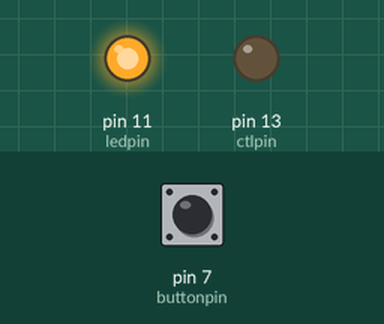
Recording of a sketch running on a simulated Arduino Uno, built with avr-gcc and run on an emulated ATmega328P. Parts: output pins drawn as LEDs (lit = HIGH). The test bench sets the inputs (shaded band); at power-on: pin 7 (buttonpin) HIGH.

Above: at 1.2 s.
1.3 s: pin 7 (buttonpin) pulled LOW for 0.15 s
At 1.37 s:
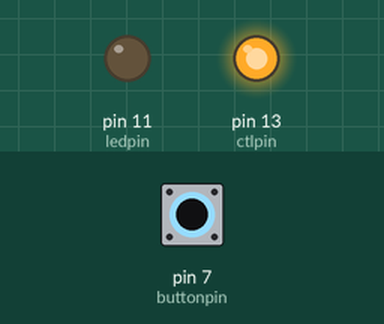
2.9 s: pin 7 (buttonpin) pulled LOW for 3.2 s
At 7.2 s:
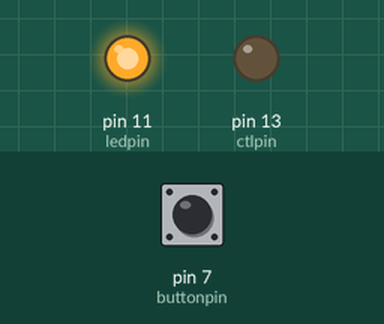
Timing chart, 0 to 8.7 s (numbered marks = the images above; inputs shaded):
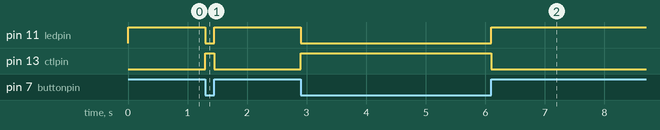

The sketch:

button_controlled_led.ino
```cpp
byte ctlpin = 13;
byte ledpin = 11;
byte buttonpin = 7;
int val;

void setup()
{

  pinMode(ctlpin, OUTPUT);
  pinMode(ledpin, OUTPUT);
  pinMode(buttonpin, INPUT);

}

void loop()
{

  val = digitalRead(buttonpin);

  if (val == LOW)
  {
    digitalWrite(ledpin, LOW);
    digitalWrite(ctlpin, HIGH);
  }
  else
  {
    digitalWrite(ledpin, HIGH);
    digitalWrite(ctlpin, LOW);
  }

}
```

Measured:
- after the input at 1.3 s, pin 11 (ledpin): HIGH → LOW at once, → HIGH 0.15 s later; pin 13 (ctlpin): LOW → HIGH at once, → LOW 0.15 s later
- after the input at 2.9 s, pin 11 (ledpin): HIGH → LOW at once, → HIGH 3.2 s later; pin 13 (ctlpin): LOW → HIGH at once, → LOW 3.2 s later
